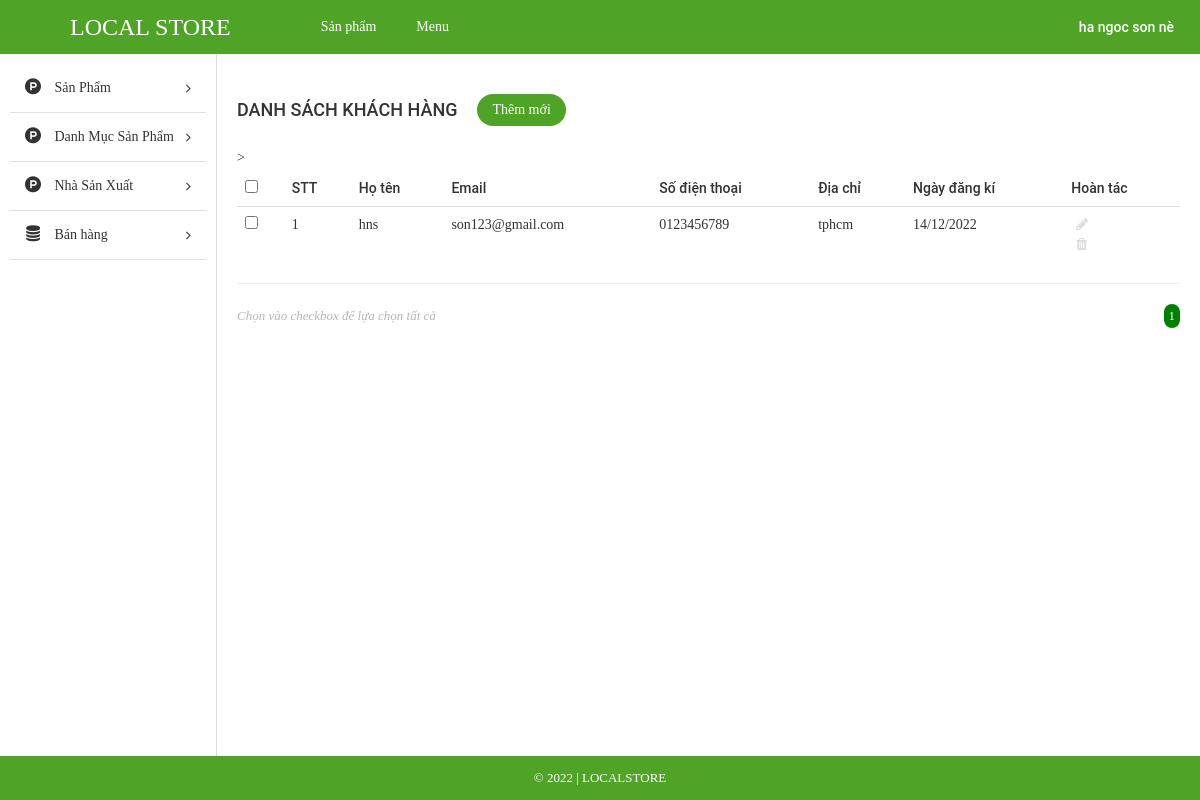
/admin/index.php?modules=customers&controllers=index&action=list (signed in), run on the app's committed database.
### tables this page shows
CREATE TABLE `tbl_customer` (
  `id` int(11) NOT NULL,
  `username` varchar(255) NOT NULL,
  `password` varchar(255) NOT NULL,
  `fullname` varchar(255) NOT NULL,
  `mail` varchar(255) NOT NULL,
  `phone` varchar(10) NOT NULL,
  `address` text NOT NULL,
  `create_date` varchar(255) NOT NULL
);

### admin/libraries/database.php (called while the page is built, shortened)
<?php
function db_query($query_string) {
    global $conn;
    $result = mysqli_query($conn, $query_string);
    return $result;
}
function db_fetch_array($query_string) {
    $result = array();
    $mysqli_result = db_query($query_string);
    while ($row = mysqli_fetch_assoc($mysqli_result)) {
        $result[] = $row;
    }
    return $result;
}

### admin/modules/customers/models/indexModel.php (called while the page is built)
<?php
function getAllCustomer(){
	return db_fetch_array("SELECT * FROM `tbl_customer`");
}
 ?>

### admin/modules/customers/controllers/indexController.php (called while the page is built, shortened)
<?php
function listAction() {
	$data_tmp =  getAllCustomer();
	if(!empty($_GET['page'])){
		$page = $_GET['page'];
	}else{
		$page =1;
	}
	$numProduct = count($data_tmp);
	$productOnPage = 5;
	$num = ceil($numProduct/$productOnPage);
	$start = ($page - 1) * $productOnPage;
	$res =[];
	for ($i=$start; $i < $start+$productOnPage; $i++) {
		if(isset($data_tmp[$i]))
        $res[] = $data_tmp[$i];
	};
	$data = [$res, $num, $page];
	 load_view('index',$data);
}
?>

### admin/core/router.php (called while the page is built, shortened)
<?php
$action_name = get_action().'Action';
call_function(array('construct', $action_name));

### admin/core/appload.php (called while the page is built, shortened)
<?php
require CONFIGPATH . DIRECTORY_SEPARATOR . 'database.php';
require LIBPATH . DIRECTORY_SEPARATOR . 'database.php';
require COREPATH . DIRECTORY_SEPARATOR . 'base.php';
require COREPATH . DIRECTORY_SEPARATOR . 'router.php';

### admin/index.php (called while the page is built, shortened)
<?php
require COREPATH.DIRECTORY_SEPARATOR.'appload.php';

### admin/modules/customers/views/indexView.php (the view, shortened to what this page needs)
<div id="main-content-wp" class="list-product-page">
    <div class="wrap clearfix">
        <div id="content" class="fl-right">
            <div class="section" id="title-page">
                <div class="clearfix">
                    <h3 id="index" class="fl-left">Danh sách khách hàng</h3>
                    <a href="?page=add_cat" title="" id="add-new" class="fl-left">Thêm mới</a>
                </div>
            </div>
            <div class="section" id="detail-page">
                <div class="section-detail">
                    <div class="table-responsive">
                        <table class="table list-table-wp">
                            <thead>
                                <tr>
                                    <td><input type="checkbox" name="checkAll" id="checkAll"></td>
                                    <td><span class="thead-text">STT</span></td>
                                    <td><span class="thead-text">Họ tên</span></td>
                                    <td><span class="thead-text">Email</span></td>
                                    <td><span class="thead-text">Số điện thoại</span></td>
                                    <td><span class="thead-text">Địa chỉ</span></td>
                                    <td><span class="thead-text">Ngày đăng kí</span></td>>
                                    <td><span class="thead-text">Hoàn tác</span></td>
                                </tr>
                            </thead>
                            <tbody>
                                <?php if(!empty($data['0']))  foreach ($data['0'] as $key => $value) {?>
                                <tr>
                                    <td><input type="checkbox" name="checkItem" class="checkItem"></td>
                                    <td><span class="tbody-text"><?php echo ($key +1); ?></h3></span>
                                    <td><span class="tbody-text"><?php echo $value['fullname']; ?></h3></span>
                                    <td><span class="tbody-text"><?php echo $value['mail']; ?></span></td>
                                    <td><span class="tbody-text"><?php echo $value['phone']; ?></span></td>
                                    <td><span class="tbody-text"><?php echo $value['address']; ?></span></td>
                                    <td><span class="tbody-text"><?php echo $value['create_date']; ?></span></td>
                                    <td>
                                        <ul class="list-operation ">
                                            <li><a href="" title="Sửa" class="edit"><i class="fa fa-pencil" aria-hidden="true"></i></a></li>
                                            <li><a href="" title="Xóa" class="delete"><i class="fa fa-trash" aria-hidden="true"></i></a></li>
                                        </ul>
                                    </td>
                                </tr>
                                <?php }; ?>
                            </tbody>
                        </table>
                        <hr>
                    </div>
                </div>
            </div>
            <div class="section" id="paging-wp">
                <div class="section-detail clearfix">
                    <p id="desc" class="fl-left">Chọn vào checkbox để lựa chọn tất cả</p>
                    <ul id="list-paging" class="fl-right">
                         <?php for ($i=1; $i <= $data['1'] ; $i++) { ?>
                        <li>
                            <a <?php if($i == $data['2']) echo 'style="background-color: green;color:white; border-radius:300px;"';  ?>  href="?modules=categorys&controllers=index&action=list&page=<?php echo $i; ?>" title=""><?php echo $i; ?></a>
                        </li>
                        <?php }; ?>
                    </ul>
                </div>
            </div>
        </div>
    </div>
</div>

### admin/core/base.php (shortened to what this page needs)
<?php
function get_module() {
    global $config;
    $module = isset($_GET['modules']) ? $_GET['modules'] : $config['default_module'];
    return $module;
}
function call_function($list_function = array()) {
    if (is_array($list_function)) {
        foreach ($list_function as $f) {
            if (function_exists($f())) {
                $f();
            }
        }
    }
}
function load_view($name, $data_send = array()) {
    $data = $data_send;
    $path = MODULESPATH . DIRECTORY_SEPARATOR . get_module() . DIRECTORY_SEPARATOR . 'views' . DIRECTORY_SEPARATOR . $name . 'View.php';
    if (file_exists($path)) {
        require $path;
    } else {
        echo "Không tìm thấy {$path}";
    }
}
function get_header($name = '') {
    global $data;
    if (empty($name)) {
        $name = 'header';
    } else {
        $name = "header-{$name}";
    }
    $path = LAYOUTPATH . DIRECTORY_SEPARATOR . $name . '.php';
    if (file_exists($path)) {
        if (is_array($data)) {
            foreach ($data as $key => $a) {
                $$key = $a;
            }
        }
        require $path;
    } else {
        echo "Không tìm thấy {$path}";
    }
}
function get_footer($name = '') {
    global $data;
    if (empty($name)) {
        $name = 'footer';
    } else {
        $name = "footer-{$name}";
    }
    $path = LAYOUTPATH . DIRECTORY_SEPARATOR . $name . '.php';
    if (file_exists($path)) {
        if (is_array($data)) {
            foreach ($data as $key => $a) {
                $$key = $a;
            }
        }
        require $path;
    } else {
        echo "Không tìm thấy {$path}";
    }
}
function get_sidebar($name = '') {
    global $data;
    if (empty($name)) {
        $name = 'sidebar';
    } else {
        $name = "sidebar-{$name}";
    }
    $path = LAYOUTPATH . DIRECTORY_SEPARATOR . $name . '.php';
    if (file_exists($path)) {
        if (is_array($data)) {
            foreach ($data as $key => $a) {
                $$key = $a;
            }
        }
        require $path;
    } else {
        echo "Không tìm thấy {$path}";
    }
}
?>

### admin/public/css/import/global.css (style rules this page uses)
body { font-family: "Roboto Regular"; font-size: 14px; line-height: 24px; color: #333; }
.fl-left { float: left; }
.fl-right { float: right; }
ul li { list-style: none!important; }
a { text-decoration: none!important; }

### admin/public/css/import/list_post.css (style rules this page uses)
#content { width: 82%; border-left: 1px solid #ddd; padding: 20px; }
#add-new { display: inline-block; color: #fff; background: #4fa327; padding: 4px 15px; margin: 20px; border-radius: 20px; }
#index { font-family: 'Roboto Medium'; font-weight: normal; text-transform: uppercase; font-size: 18px; padding: 24px 0px; }
.list-table-wp thead tr td { font-family: 'Roboto Medium'; font-weight: normal; }
.list-operation li { float: left; }
.list-operation li a { display: block; padding: 0px 5px; color: #ddd; }
.list-operation { width: 25%; }
#paging-wp #desc { font-size: 13px; color: #b5b5b5; font-style: italic; }
#list-paging li { float: left; }
#list-paging li a { display: inline-block; color: #555; font-size: 13px; padding: 0px 5px; }

### admin/public/css/import/detail_order.css (style rules this page uses)
.table { margin-bottom: 0!important; }

### data on the page
tbl_customer: fullname "hns", mail "son123@gmail.com", phone "0123456789", address "tphcm", create_date "14/12/2022"
